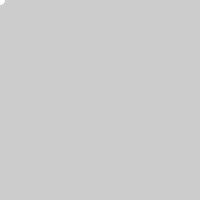
Frame 1 (no input)
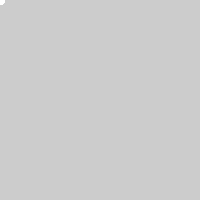
Frame 60 (the mouse pressed at the canvas centre just before this capture)
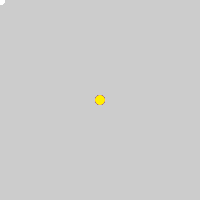
Frame 120 (the mouse held since frame 60 and released just before this capture)

The Processing sketch that drew these frames (run headless with seeded random() and noise(); from frame 60 on, the mouse is pressed at the canvas centre):

// Processing sketch: processing_130502
// ── processing_130502.pde

// luiz ernesto merkle
// CC-SA 3.0 
// Controla um um evento, tornando-o ligado e desligado com o clique do mouse 
boolean condicaoForma;
boolean condicaoCor;

void setup() {
  size(200, 200);
  condicaoForma = false;
  condicaoCor = false; 
  rectMode(CENTER);
  noStroke();
  colorMode(HSB);
}

void draw() {
  if (condicaoCor == true)
    fill(random(255), 255, 255);
  else
    fill(255);

  if (condicaoForma == true)
    rect(mouseX, mouseY, 10, 10);
  else
    ellipse(mouseX, mouseY, 10, 10);
}

void mousePressed()
{
  if (condicaoCor==true)
    condicaoCor=false;
  else
    condicaoCor=true;
}
